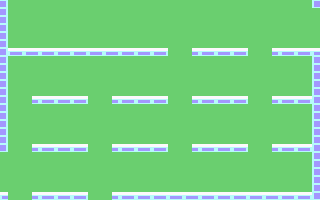

A level layout from a 2D game, rendered from its tile map. Below: a short description, then the map file with its tile-grid data intact:
An orthogonal 40x25 tile map with 8x8 px tiles, 1 tile layer (platform) and 19 objects (8x lift, 4x robot, 2x library, 2x speaker, desk, ...).

<map version="1.2" tiledversion="1.2.0" orientation="orthogonal" renderorder="right-down" width="40" height="25" tilewidth="8" tileheight="8" infinite="0" nextlayerid="3" nextobjectid="20">
 <tileset firstgid="1" source="../im.tsx" />
 <layer id="1" name="platform" width="40" height="25">
  <data encoding="csv">
1,2,2,2,2,2,2,2,2,2,2,2,2,2,2,2,2,2,2,2,2,2,2,2,2,2,2,2,2,2,2,2,2,2,2,2,2,2,2,5,
1,2,2,2,2,2,2,2,2,2,2,2,2,2,2,2,2,2,2,2,2,2,2,2,2,2,2,2,2,2,2,2,2,2,2,2,2,2,2,2,
1,2,2,2,2,2,2,2,2,2,2,2,2,2,2,2,2,2,2,2,2,2,2,2,2,2,2,2,2,2,2,2,2,2,2,2,2,2,2,2,
1,2,2,2,2,2,2,2,2,2,2,2,2,2,2,2,2,2,2,2,2,2,2,2,2,2,2,2,2,2,2,2,2,2,2,2,2,2,2,2,
1,2,2,2,2,2,2,2,2,2,2,2,2,2,2,2,2,2,2,2,2,2,2,2,2,2,2,2,2,2,2,2,2,2,2,2,2,2,2,2,
1,2,2,2,2,2,2,2,2,2,2,2,2,2,2,2,2,2,2,2,2,2,2,2,2,2,2,2,2,2,2,2,2,2,2,2,2,2,2,2,
1,3,4,3,4,3,4,3,4,3,4,3,4,3,4,3,4,3,4,3,4,2,2,2,4,3,4,3,4,3,4,2,2,2,4,3,4,3,4,3,
1,2,2,2,2,2,2,2,2,2,2,2,2,2,2,2,2,2,2,2,2,2,2,2,2,2,2,2,2,2,2,2,2,2,2,2,2,2,2,5,
1,2,2,2,2,2,2,2,2,2,2,2,2,2,2,2,2,2,2,2,2,2,2,2,2,2,2,2,2,2,2,2,2,2,2,2,2,2,2,5,
1,2,2,2,2,2,2,2,2,2,2,2,2,2,2,2,2,2,2,2,2,2,2,2,2,2,2,2,2,2,2,2,2,2,2,2,2,2,2,5,
1,2,2,2,2,2,2,2,2,2,2,2,2,2,2,2,2,2,2,2,2,2,2,2,2,2,2,2,2,2,2,2,2,2,2,2,2,2,2,5,
1,2,2,2,2,2,2,2,2,2,2,2,2,2,2,2,2,2,2,2,2,2,2,2,2,2,2,2,2,2,2,2,2,2,2,2,2,2,2,5,
1,2,2,2,4,3,4,3,4,3,4,2,2,2,4,3,4,3,4,3,4,2,2,2,4,3,4,3,4,3,4,2,2,2,4,3,4,3,4,5,
1,2,2,2,2,2,2,2,2,2,2,2,2,2,2,2,2,2,2,2,2,2,2,2,2,2,2,2,2,2,2,2,2,2,2,2,2,2,2,5,
1,2,2,2,2,2,2,2,2,2,2,2,2,2,2,2,2,2,2,2,2,2,2,2,2,2,2,2,2,2,2,2,2,2,2,2,2,2,2,5,
1,2,2,2,2,2,2,2,2,2,2,2,2,2,2,2,2,2,2,2,2,2,2,2,2,2,2,2,2,2,2,2,2,2,2,2,2,2,2,5,
1,2,2,2,2,2,2,2,2,2,2,2,2,2,2,2,2,2,2,2,2,2,2,2,2,2,2,2,2,2,2,2,2,2,2,2,2,2,2,5,
1,2,2,2,2,2,2,2,2,2,2,2,2,2,2,2,2,2,2,2,2,2,2,2,2,2,2,2,2,2,2,2,2,2,2,2,2,2,2,5,
1,2,2,2,4,3,4,3,4,3,4,2,2,2,4,3,4,3,4,3,4,2,2,2,4,3,4,3,4,3,4,2,2,2,4,3,4,3,4,5,
2,2,2,2,2,2,2,2,2,2,2,2,2,2,2,2,2,2,2,2,2,2,2,2,2,2,2,2,2,2,2,2,2,2,2,2,2,2,2,5,
2,2,2,2,2,2,2,2,2,2,2,2,2,2,2,2,2,2,2,2,2,2,2,2,2,2,2,2,2,2,2,2,2,2,2,2,2,2,2,5,
2,2,2,2,2,2,2,2,2,2,2,2,2,2,2,2,2,2,2,2,2,2,2,2,2,2,2,2,2,2,2,2,2,2,2,2,2,2,2,5,
2,2,2,2,2,2,2,2,2,2,2,2,2,2,2,2,2,2,2,2,2,2,2,2,2,2,2,2,2,2,2,2,2,2,2,2,2,2,2,5,
2,2,2,2,2,2,2,2,2,2,2,2,2,2,2,2,2,2,2,2,2,2,2,2,2,2,2,2,2,2,2,2,2,2,2,2,2,2,2,5,
3,2,2,2,4,3,4,3,4,3,4,2,2,2,4,3,4,3,4,3,4,3,4,3,4,3,4,3,4,3,4,3,4,3,4,3,4,3,4,5
</data>
 </layer>
 <objectgroup id="2" name="objects">
  <object id="1" name="lift" x="16" y="104">
   <point />
  </object>
  <object id="2" name="lift" x="16" y="152">
   <point />
  </object>
  <object id="3" name="lift" x="96" y="152">
   <point />
  </object>
  <object id="4" name="lift" x="96" y="200">
   <point />
  </object>
  <object id="5" name="lift" x="176" y="152">
   <point />
  </object>
  <object id="6" name="lift" x="176" y="104">
   <point />
  </object>
  <object id="7" name="lift" x="256" y="104">
   <point />
  </object>
  <object id="8" name="lift" x="256" y="152">
   <point />
  </object>
  <object id="9" name="library" x="56" y="144">
   <point />
  </object>
  <object id="10" name="library" x="288" y="96">
   <point />
  </object>
  <object id="11" name="desk" x="256" y="192">
   <point />
  </object>
  <object id="12" name="terminal" x="48" y="192">
   <point />
  </object>
  <object id="13" name="stereo" x="80" y="48">
   <point />
  </object>
  <object id="14" name="speaker" x="32" y="48">
   <point />
  </object>
  <object id="15" name="speaker" x="136" y="48">
   <point />
  </object>
  <object id="16" name="robot" x="200" y="192">
   <point />
  </object>
  <object id="17" name="robot" x="136" y="144">
   <point />
  </object>
  <object id="18" name="robot" x="64" y="48">
   <point />
  </object>
  <object id="19" name="robot" x="216" y="96">
   <point />
  </object>
 </objectgroup>
</map>
